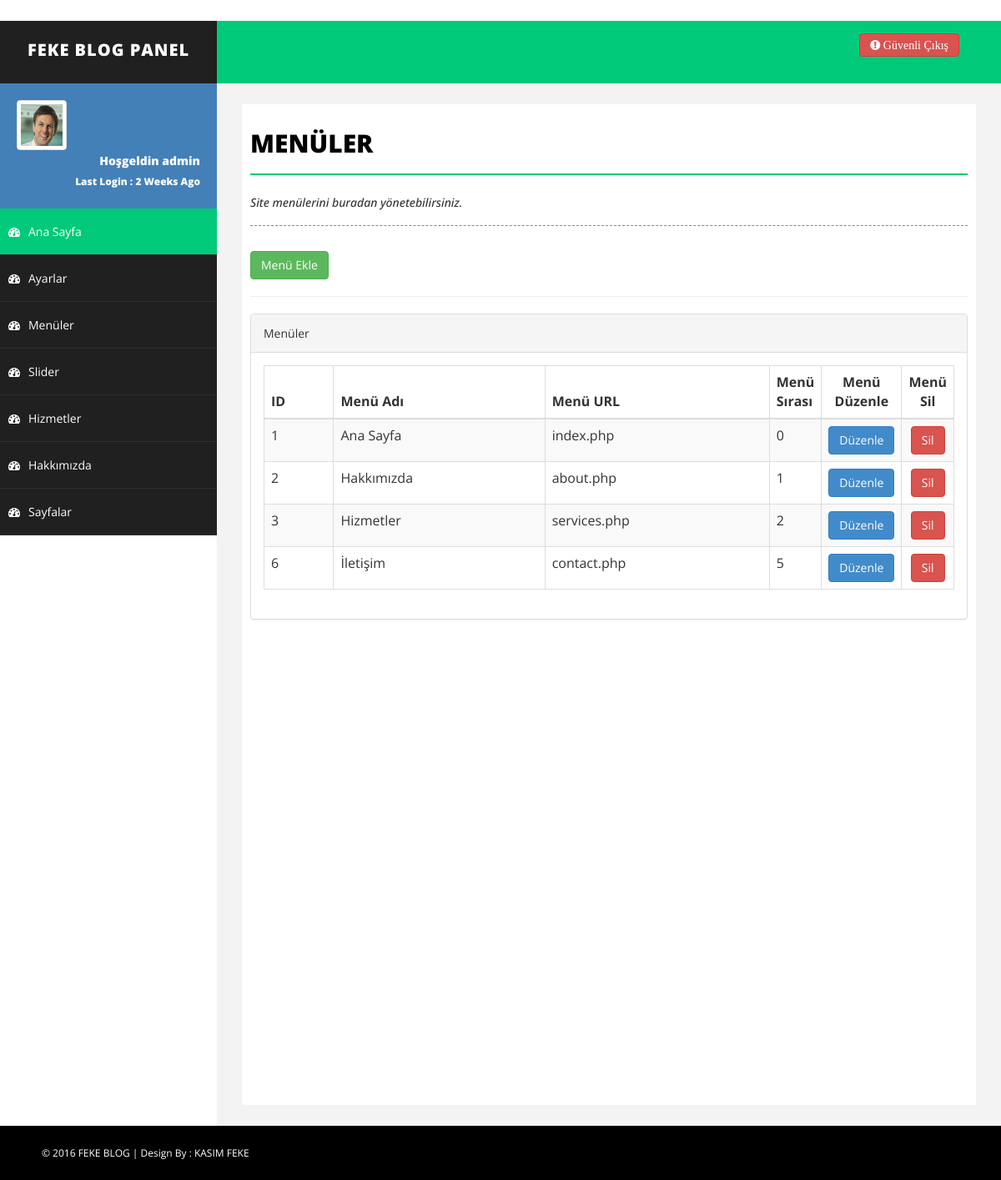
/admin/menuler.php (signed in), run on the app's committed database.
### tables this page shows
CREATE TABLE `menuler` (
  `menu_id` int(11) NOT NULL,
  `menu_ad` varchar(50) NOT NULL,
  `menu_url` varchar(300) NOT NULL,
  `menu_sira` varchar(50) NOT NULL DEFAULT '0'
);

### admin/menuler.php (the view, shortened to what this page needs)
<?php
include 'header.php';
include 'sidebar.php';
?>
<div id="page-wrapper">
    <div id="page-inner">
        <div class="row">
            <div class="col-md-12">
                <h1 class="page-head-line">MENÜLER</h1>
                <h1 class="page-subhead-line">Site menülerini buradan yönetebilirsiniz.</h1>
            </div>
            <div class="col-md-12">
                <a href="menu-ekle.php"><button class="btn btn-success">Menü Ekle</button></a>
                <hr>
            </div>
            <div class="col-md-12">
              <div class="panel panel-default">
                <div class="panel-heading">
                    Menüler
                </div>
                <div class="panel-body">
                    <div class="table-responsive">
                        <table class="table table-striped table-bordered table-hover">
                            <thead>
                                <tr>
                                    <th>ID</th>
                                    <th>Menü Adı</th>
                                    <th>Menü URL</th>
                                    <th style="width:35px;">Menü Sırası</th>
                                    <th style="width:20px;"><center>Menü Düzenle</center></th>
                                    <th style="width:20px;"><center>Menü Sil</center></th>
                                </tr>
                            </thead>
                            <tbody>
                                <?php
                                $menusorgu=mysql_query("select * from menuler");
                                while ($menucek=mysql_fetch_assoc($menusorgu)) {
                                    ?>
                                    <tr>
                                        <td><?php echo $menucek['menu_id']; ?></td>
                                        <td><?php echo $menucek['menu_ad']; ?></td>
                                        <td><?php echo $menucek['menu_url']; ?></td>
                                        <td><?php echo $menucek['menu_sira']; ?></td>
                                        <td><a href="menu-duzenle.php?menu_id=<?php echo $menucek['menu_id']; ?>"><center><button class="btn btn-primary">Düzenle</button></center></a></td>
                                        <td><a href="netting/islem.php?menu_id=<?php echo $menucek['menu_id']; ?>&menusil=ok"><center><button class="btn btn-danger">Sil</button></center></a></td>
                                    </tr>
                                    <?php } ?>
                                </tbody>
                            </table>
                        </div>
                    </div>
                </div>
            </div>
        </div>
    </div>
</div>
<?php include 'footer.php'; ?>

### admin/assets/css/basic.css (style rules this page uses)
body { font-family: 'Open Sans', sans-serif; line-height:25px; }
#page-wrapper { padding: 15px 15px; min-height: 600px; background: #F3F3F3; }
#page-inner { width: 100%; margin: 10px 20px 10px 0px; background-color: #fff!important; padding: 10px; min-height: 1200px; }
.page-head-line { font-size: 30px; text-transform: uppercase; color: #000; font-weight: 800; padding-bottom: 20px; border-bottom: 2px solid #00CA79; margin-bottom: 10px; }
.page-subhead-line { font-size: 14px; padding-top: 5px; padding-bottom: 20px; font-style:italic; margin-bottom:30px; border-bottom:1px dashed #00CA79; }
@media (min-width:768px) { #page-wrapper { margin: 0 0 0 260px; padding: 15px 30px; min-height: 1200px; } }

### data on the page
menuler: menu_id "1", menu_ad "Ana Sayfa", menu_url "index.php", menu_sira "0"
menuler: menu_id "2", menu_ad "Hakkımızda", menu_url "about.php", menu_sira "1"
menuler: menu_id "3", menu_ad "Hizmetler", menu_url "services.php", menu_sira "2"
menuler: menu_id "6", menu_ad "İletişim", menu_url "contact.php", menu_sira "5"

### other printed values
$_SESSION['admin_kadi'] "admin"
